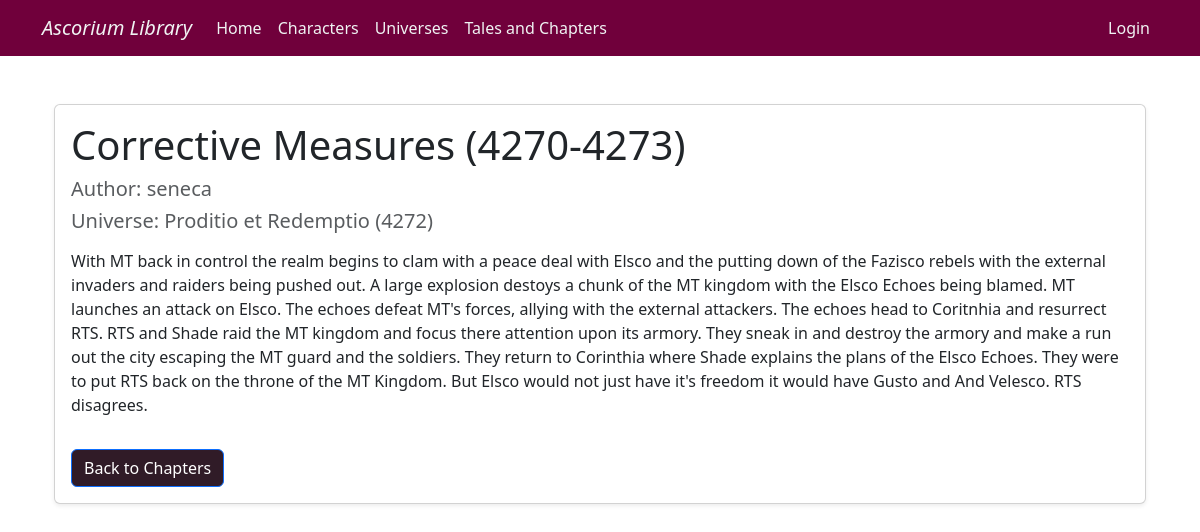
Page /ChapterPage/13/ on the committed database.
### Story_Database/models.py (models this page shows, shortened)
class ChaptersDatabase(models.Model):
    Name = models.CharField(max_length=64)
    Author = models.CharField(max_length=64, editable=False) #cant be editted
    Chapter = models.TextField()
    UniverseNumber = models.ForeignKey(UniverseDatabase, on_delete=models.CASCADE) #foreign game

class UniverseDatabase(models.Model):   #Universe Database
    Name=models.CharField(max_length=64)
    UniverseAuthor=models.CharField(max_length=64, null=True)   #can be left empty, since multiple authors for a Universe could exist since they can be large projects of work
    UniverseNumber=models.PositiveIntegerField(unique=True)     #primary key using unique=True
    UniverseDescription=models.TextField() #textfield for the description that can vary in size depending on how creative the user is

### Story_Database/views.py (the view)
# urls.py: path('ChapterPage/<int:ChapterID>/', views.ChapterPage, name="ChapterPage"), #<int:ChapterID> has the ID for the page
def ChapterPage(request, ChapterID): #take in ChapterID
       Chapter=get_object_or_404(ChaptersDatabase, id=ChapterID) #get_object_or_404 attempts to retrieve object if fails show http 404 error, the character looked for is in ChapterID
       User = request.user.username #fetch username of person to check if individual is author in the html
       context = {"Chapter":Chapter, "User":User} #create context for character for html
       return render(request, "ChapterPage.html", context)

### Story_Database/templates/ChapterPage.html (shortened to what this page needs)
{% extends "base.html" %}
{% block content %}
<div class="container mt-5">
    <div class="card shadow-sm">
        <div class="card-body">
            <h1 class="card-title">{{ Chapter.Name }}</h1>
            <h5 class="text-muted">Author: {{ Chapter.Author }}</h5>
            <h5 class="text-muted">Universe: {{Chapter.UniverseNumber.Name }} ({{ Chapter.UniverseNumber.UniverseNumber|stringformat:"03d" }})</h5>
            <p class="mt-3">{{ Chapter.Chapter }}</p>
            <a href="{% url 'TalesAndChapters' %}" class="btn btn-primary mt-3 color-button-Cancel">Back to Chapters</a>
        </div>
    </div>
</div>
{% endblock %}

### static/styles.css (style rules this page uses)
.color-button-Cancel { background-color: #301B27; }

### rows in the picture
ChaptersDatabase: Name "Corrective Measures (4270-4273)", Author "seneca", UniverseNumber.Name "Proditio et Redemptio", UniverseNumber.UniverseNumber "4272", Chapter "With MT back in control the realm begins to clam with a peace deal with Elsco and the putting down of the Fazisco rebels with the external invaders and raiders being pushed out. A large explosion destoys a chunk of the MT kingdom with the Elsco Echoes being blamed. MT launches an attack on Elsco. The echoes defeat MT's forces, allying with the external attackers. The echoes head to Coritnhia and resurrect RTS. RTS and Shade raid the MT kingdom and focus there attention upon its armory. They sneak in and destroy the armory and make a run out the city escaping the MT guard and the soldiers. They return to Corinthia where Shade explains the plans of the Elsco Echoes. They were to put RTS back…"
